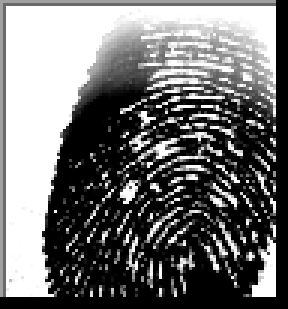
#> input picture dataset/A+/118__F_Right_index_finger.BMP, 96 x 103 px (shown 3 times larger); its folder holds 3 pictures in this run
$ python train_ml.py
#> lines starting #> are read from the running program, lines starting #| are printed output that depends on the picture
import os
import cv2
import numpy as np
from sklearn.svm import LinearSVC
from sklearn.ensemble import RandomForestClassifier
from sklearn.model_selection import train_test_split
from joblib import dump

dataset_path = "dataset"

data = []
labels = []

for label in os.listdir(dataset_path):
    folder = os.path.join(dataset_path, label)
    if not os.path.isdir(folder):
        continue

    for img_name in os.listdir(folder):
        img_path = os.path.join(folder, img_name)

        img = cv2.imread(img_path, 0)
#> img is the input picture: shape (103, 96); min 0, max 255, mean 114
        if img is None:
            continue

        img = cv2.resize(img, (100, 100))
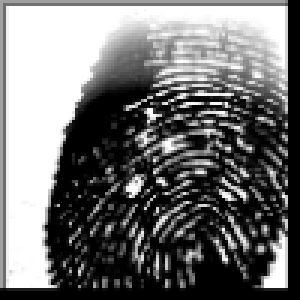
#> img: shape (100, 100) (shown 3 times larger); min 0, max 255, mean 113.9
        data.append(img.flatten())
        labels.append(label)
#> pass 2 of the loop `for label in os.listdir(dataset_path):`:
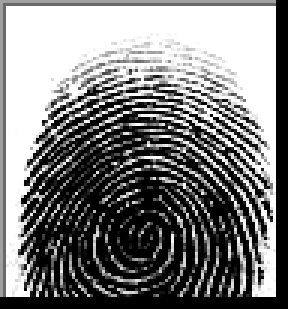
#> input picture dataset/A-/105__M_Left_ring_finger.BMP, 96 x 103 px (shown 3 times larger)
#> img is the input picture: shape (103, 96); min 0, max 255, mean 125.2
#> `img = cv2.resize(img, (100, 100))`:
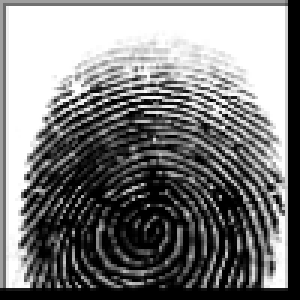
#> img: shape (100, 100) (shown 3 times larger); min 0, max 255, mean 125

data = np.array(data)
labels = np.array(labels)

X_train, X_test, y_train, y_test = train_test_split(
    data, labels, test_size=0.2, random_state=42
)

# ⚡ FAST + SMALL
svm = LinearSVC()
svm.fit(X_train, y_train)

rf = RandomForestClassifier(
    n_estimators=50,
    max_depth=10,
    n_jobs=-1
)
rf.fit(X_train, y_train)

dump(svm, "svm_model.joblib")
dump(rf, "rf_model.joblib")

print("✅ ML Models saved!")
